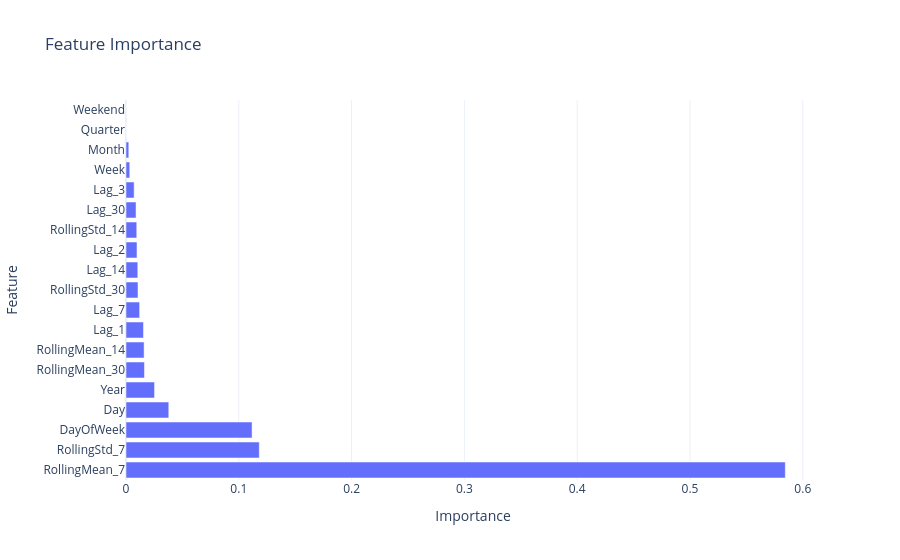

Notebook source saved alongside this figure:
### Code cell
fig = px.bar(

    importance,

    x="Importance",

    y="Feature",

    orientation="h",

    title="Feature Importance",

    template="plotly_white"

)

fig.show()

### Figure 1 — Plotly figure (JSON) as saved in the notebook; plotly's stock layout.template omitted (floating-point values rounded to 4 significant figures)
{"data": [{"hovertemplate": "Importance=%{x}<br>Feature=%{y}<extra></extra>", "legendgroup": "", "marker": {"color": "#636efa", "pattern": {"shape": ""}}, "name": "", "orientation": "h", "showlegend": false, "textposition": "auto", "type": "bar", "x": [0.5845, 0.1182, 0.1118, 0.03794, 0.0253, 0.01637, 0.01605, 0.01551, 0.0121, 0.01063, 0.01046, 0.009743, 0.009529, 0.008912, 0.007226, 0.003327, 0.002493, 0.0, 0.0], "xaxis": "x", "y": ["RollingMean_7", "RollingStd_7", "DayOfWeek", "Day", "Year", "RollingMean_30", "RollingMean_14", "Lag_1", "Lag_7", "RollingStd_30", "Lag_14", "Lag_2", "RollingStd_14", "Lag_30", "Lag_3", "Week", "Month", "Quarter", "Weekend"], "yaxis": "y"}], "layout": {"barmode": "relative", "legend": {"tracegroupgap": 0}, "title": {"text": "Feature Importance"}, "xaxis": {"anchor": "y", "domain": [0, 1], "title": {"text": "Importance"}}, "yaxis": {"anchor": "x", "domain": [0, 1], "title": {"text": "Feature"}}}}
